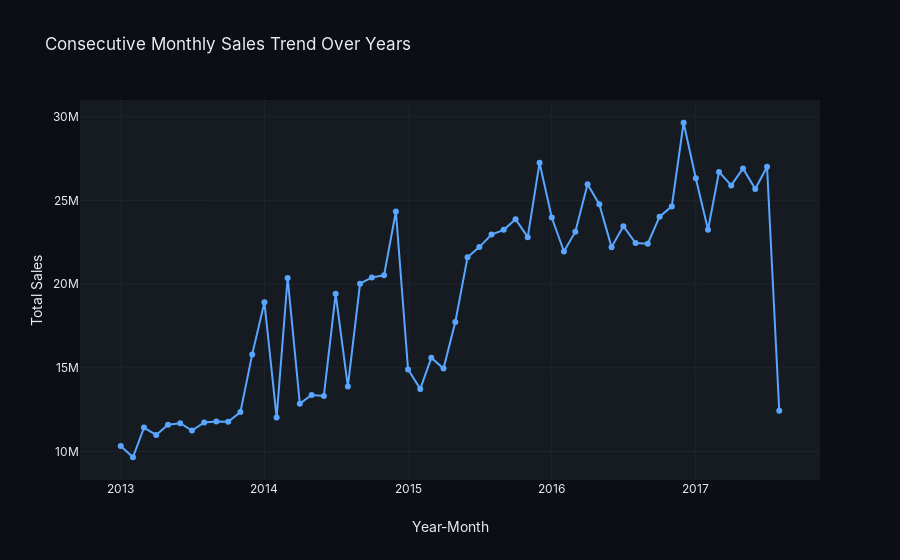

The cell this chart's notebook holds for it:
### Code cell
# Create a sequential month-year column for better visualization
df_train["year_month"] = df_train["date"].dt.to_period("M")  # Format: YYYY-MM

# Aggregate sales by year-month
monthly_sales = df_train.groupby("year_month")["unit_sales"].sum().reset_index()

# Convert year_month to string for plotting
monthly_sales["year_month"] = monthly_sales["year_month"].astype(str)

monthly_sales_plot = monthly_sales.copy()
monthly_sales_plot["year_month"] = pd.to_datetime(monthly_sales_plot["year_month"])

fig = px.line(
    monthly_sales_plot,
    x="year_month",
    y="unit_sales",
    markers=True,
    title="Consecutive Monthly Sales Trend Over Years",
)

fig.update_layout(
    xaxis_title="Year-Month",
    yaxis_title="Total Sales",
)

fig.show()

### Figure 1 — Plotly figure (JSON) as saved in the notebook; plotly's stock layout.template omitted (floating-point values rounded to 4 significant figures)
{"data": [{"hovertemplate": "year_month=%{x}<br>unit_sales=%{y}<extra></extra>", "legendgroup": "", "line": {"color": "#58A6FF", "dash": "solid"}, "marker": {"symbol": "circle"}, "mode": "lines+markers", "name": "", "orientation": "v", "showlegend": false, "type": "scatter", "x": ["2013-01-01T00:00:00", "2013-02-01T00:00:00", "2013-03-01T00:00:00", "2013-04-01T00:00:00", "2013-05-01T00:00:00", "2013-06-01T00:00:00", "2013-07-01T00:00:00", "2013-08-01T00:00:00", "2013-09-01T00:00:00", "2013-10-01T00:00:00", "2013-11-01T00:00:00", "2013-12-01T00:00:00", "2014-01-01T00:00:00", "2014-02-01T00:00:00", "2014-03-01T00:00:00", "2014-04-01T00:00:00", "2014-05-01T00:00:00", "2014-06-01T00:00:00", "2014-07-01T00:00:00", "2014-08-01T00:00:00", "2014-09-01T00:00:00", "2014-10-01T00:00:00", "2014-11-01T00:00:00", "2014-12-01T00:00:00", "2015-01-01T00:00:00", "2015-02-01T00:00:00", "2015-03-01T00:00:00", "2015-04-01T00:00:00", "2015-05-01T00:00:00", "2015-06-01T00:00:00", "2015-07-01T00:00:00", "2015-08-01T00:00:00", "2015-09-01T00:00:00", "2015-10-01T00:00:00", "2015-11-01T00:00:00", "2015-12-01T00:00:00", "2016-01-01T00:00:00", "2016-02-01T00:00:00", "2016-03-01T00:00:00", "2016-04-01T00:00:00", "2016-05-01T00:00:00", "2016-06-01T00:00:00", "2016-07-01T00:00:00", "2016-08-01T00:00:00", "2016-09-01T00:00:00", "2016-10-01T00:00:00", "2016-11-01T00:00:00", "2016-12-01T00:00:00", "2017-01-01T00:00:00", "2017-02-01T00:00:00", "2017-03-01T00:00:00", "2017-04-01T00:00:00", "2017-05-01T00:00:00", "2017-06-01T00:00:00", "2017-07-01T00:00:00", "2017-08-01T00:00:00"], "xaxis": "x", "y": [10330000.0, 9659000.0, 11430000.0, 10990000.0, 11600000.0, 11690000.0, 11260000.0, 11740000.0, 11790000.0, 11780000.0, 12360000.0, 15800000.0, 18910000.0, 12040000.0, 20370000.0, 12860000.0, 13380000.0, 13320000.0, 19420000.0, 13890000.0, 20020000.0, 20400000.0, 20530000.0, 24340000.0, 14900000.0, 13740000.0, 15600000.0, 14960000.0, 17730000.0, 21600000.0, 22210000.0, 22960000.0, 23240000.0, 23880000.0, 22800000.0, 27240000.0, 23980000.0, 21950000.0, 23130000.0, 25960000.0, 24760000.0, 22210000.0, 23460000.0, 22450000.0, 22420000.0, 24030000.0, 24640000.0, 29640000.0, 26330000.0, 23250000.0, 26700000.0, 25900000.0, 26910000.0, 25680000.0, 27010000.0, 12430000.0], "yaxis": "y"}], "layout": {"legend": {"tracegroupgap": 0}, "title": {"text": "Consecutive Monthly Sales Trend Over Years"}, "xaxis": {"anchor": "y", "domain": [0, 1], "title": {"text": "Year-Month"}}, "yaxis": {"anchor": "x", "domain": [0, 1], "title": {"text": "Total Sales"}}}}
